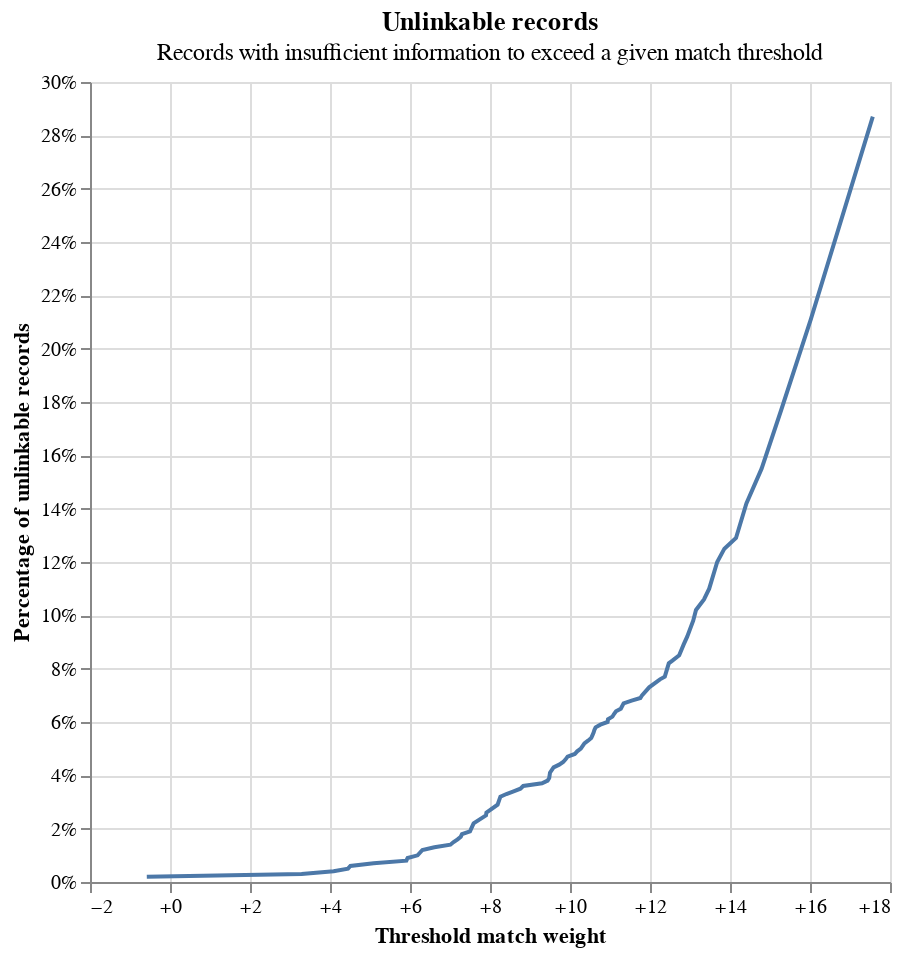

The notebook cell saved with this chart:
### Markdown cell above
# Detecting Unlinkable Records

### Code cell
linker.evaluation.unlinkables_chart()

### Figure 1 — Vega-Lite specification as saved in the notebook (floating-point values rounded to 4 significant figures)
{"config": {"view": {"continuousWidth": 400, "continuousHeight": 300}}, "layer": [{"mark": {"type": "line"}, "encoding": {"x": {"axis": {"format": "+", "title": "Threshold match weight"}, "field": "match_weight", "type": "quantitative"}, "y": {"axis": {"format": "%", "title": "Percentage of unlinkable records"}, "field": "cum_prop", "type": "quantitative"}}}, {"mark": {"type": "point"}, "encoding": {"opacity": {"condition": {"param": "x_match_weight_y_cum_prop_coords_of_mouse", "value": 1, "empty": false}, "value": 0}, "tooltip": [{"field": "match_weight", "format": "+.5", "title": "Match weight", "type": "quantitative"}, {"field": "match_probability", "format": ".5", "title": "Match probability", "type": "quantitative"}, {"field": "cum_prop", "format": ".3%", "title": "Proportion of unlinkable records", "type": "quantitative"}], "x": {"axis": {"title": "Threshold match weight"}, "field": "match_weight", "type": "quantitative"}, "y": {"axis": {"format": "%", "title": "Percentage of unlinkable records"}, "field": "cum_prop", "type": "quantitative"}}, "name": "mouse_coords"}, {"mark": {"type": "rule", "color": "gray"}, "encoding": {"x": {"field": "match_weight", "type": "quantitative"}}, "transform": [{"filter": {"param": "x_match_weight_y_cum_prop_coords_of_mouse", "empty": false}}]}, {"mark": {"type": "rule", "color": "gray"}, "encoding": {"y": {"field": "cum_prop", "type": "quantitative"}}, "transform": [{"filter": {"param": "x_match_weight_y_cum_prop_coords_of_mouse", "empty": false}}]}], "data": {"name": "data-6a3e3ca5c2af2f39ba3584a28942c6e4"}, "height": 400, "params": [{"name": "x_match_weight_y_cum_prop_coords_of_mouse", "select": {"type": "point", "fields": ["match_weight", "cum_prop"], "nearest": true, "on": "mouseover"}, "views": ["mouse_coords"]}], "title": {"text": "Unlinkable records", "subtitle": "Records with insufficient information to exceed a given match threshold"}, "width": 400, "$schema": "https://vega.github.io/schema/vega-lite/v5.9.3.json", "datasets": {"data-6a3e3ca5c2af2f39ba3584a28942c6e4": [{"match_weight": -0.58, "match_probability": 0.401, "prop": 0.002, "cum_prop": 0.002}, {"match_weight": 3.29, "match_probability": 0.9071, "prop": 0.001, "cum_prop": 0.003}, {"match_weight": 4.09, "match_probability": 0.9445, "prop": 0.001, "cum_prop": 0.004}, {"match_weight": 4.45, "match_probability": 0.9563, "prop": 0.001, "cum_prop": 0.005}, {"match_weight": 4.51, "match_probability": 0.9579, "prop": 0.001, "cum_prop": 0.006}, {"match_weight": 5.09, "match_probability": 0.9715, "prop": 0.001, "cum_prop": 0.007}, {"match_weight": 5.91, "match_probability": 0.9837, "prop": 0.001, "cum_prop": 0.008}, {"match_weight": 5.94, "match_probability": 0.9839, "prop": 0.001, "cum_prop": 0.009}, {"match_weight": 6.19, "match_probability": 0.9865, "prop": 0.001, "cum_prop": 0.01}, {"match_weight": 6.31, "match_probability": 0.9876, "prop": 0.002, "cum_prop": 0.012}, {"match_weight": 6.61, "match_probability": 0.9898, "prop": 0.001, "cum_prop": 0.013}, {"match_weight": 7.01, "match_probability": 0.9923, "prop": 0.001, "cum_prop": 0.014}, {"match_weight": 7.09, "match_probability": 0.9927, "prop": 0.001, "cum_prop": 0.015}, {"match_weight": 7.19, "match_probability": 0.9932, "prop": 0.001, "cum_prop": 0.016}, {"match_weight": 7.27, "match_probability": 0.9936, "prop": 0.001, "cum_prop": 0.017}, {"match_weight": 7.3, "match_probability": 0.9937, "prop": 0.001, "cum_prop": 0.018}, {"match_weight": 7.5, "match_probability": 0.9945, "prop": 0.001, "cum_prop": 0.019}, {"match_weight": 7.59, "match_probability": 0.9949, "prop": 0.003, "cum_prop": 0.022}, {"match_weight": 7.9, "match_probability": 0.9958, "prop": 0.003, "cum_prop": 0.025}, {"match_weight": 7.91, "match_probability": 0.9959, "prop": 0.001, "cum_prop": 0.026}, {"match_weight": 8.19, "match_probability": 0.9966, "prop": 0.003, "cum_prop": 0.029}, {"match_weight": 8.26, "match_probability": 0.9967, "prop": 0.003, "cum_prop": 0.032}, {"match_weight": 8.41, "match_probability": 0.9971, "prop": 0.001, "cum_prop": 0.033}, {"match_weight": 8.59, "match_probability": 0.9974, "prop": 0.001, "cum_prop": 0.034}, {"match_weight": 8.76, "match_probability": 0.9977, "prop": 0.001, "cum_prop": 0.035}, {"match_weight": 8.83, "match_probability": 0.9978, "prop": 0.001, "cum_prop": 0.036}, {"match_weight": 9.3, "match_probability": 0.9984, "prop": 0.001, "cum_prop": 0.037}, {"match_weight": 9.44, "match_probability": 0.9986, "prop": 0.001, "cum_prop": 0.038}, {"match_weight": 9.48, "match_probability": 0.9986, "prop": 0.001, "cum_prop": 0.039}, {"match_weight": 9.5, "match_probability": 0.9986, "prop": 0.002, "cum_prop": 0.041}, {"match_weight": 9.59, "match_probability": 0.9987, "prop": 0.002, "cum_prop": 0.043}, {"match_weight": 9.73, "match_probability": 0.9988, "prop": 0.001, "cum_prop": 0.044}, {"match_weight": 9.83, "match_probability": 0.9989, "prop": 0.001, "cum_prop": 0.045}, {"match_weight": 9.89, "match_probability": 0.999, "prop": 0.001, "cum_prop": 0.046}, {"match_weight": 9.94, "match_probability": 0.999, "prop": 0.001, "cum_prop": 0.047}, {"match_weight": 10.12, "match_probability": 0.9991, "prop": 0.001, "cum_prop": 0.048}, {"match_weight": 10.18, "match_probability": 0.9991, "prop": 0.001, "cum_prop": 0.049}, {"match_weight": 10.27, "match_probability": 0.9992, "prop": 0.001, "cum_prop": 0.05}, {"match_weight": 10.36, "match_probability": 0.9992, "prop": 0.002, "cum_prop": 0.052}, {"match_weight": 10.45, "match_probability": 0.9993, "prop": 0.001, "cum_prop": 0.053}, {"match_weight": 10.53, "match_probability": 0.9993, "prop": 0.001, "cum_prop": 0.054}, {"match_weight": 10.56, "match_probability": 0.9993, "prop": 0.001, "cum_prop": 0.055}, {"match_weight": 10.59, "match_probability": 0.9993, "prop": 0.001, "cum_prop": 0.056}, {"match_weight": 10.61, "match_probability": 0.9994, "prop": 0.001, "cum_prop": 0.057}, {"match_weight": 10.64, "match_probability": 0.9994, "prop": 0.001, "cum_prop": 0.058}, {"match_weight": 10.76, "match_probability": 0.9994, "prop": 0.001, "cum_prop": 0.059}, {"match_weight": 10.94, "match_probability": 0.9995, "prop": 0.001, "cum_prop": 0.06}, {"match_weight": 10.95, "match_probability": 0.9995, "prop": 0.001, "cum_prop": 0.061}, {"match_weight": 11.06, "match_probability": 0.9995, "prop": 0.001, "cum_prop": 0.062}, {"match_weight": 11.1, "match_probability": 0.9996, "prop": 0.001, "cum_prop": 0.063}, {"match_weight": 11.15, "match_probability": 0.9996, "prop": 0.001, "cum_prop": 0.064}, {"match_weight": 11.27, "match_probability": 0.9996, "prop": 0.001, "cum_prop": 0.065}, {"match_weight": 11.34, "match_probability": 0.9996, "prop": 0.002, "cum_prop": 0.067}, {"match_weight": 11.54, "match_probability": 0.9997, "prop": 0.001, "cum_prop": 0.068}, {"match_weight": 11.76, "match_probability": 0.9997, "prop": 0.001, "cum_prop": 0.069}, {"match_weight": 11.8, "match_probability": 0.9997, "prop": 0.001, "cum_prop": 0.07}, {"match_weight": 11.98, "match_probability": 0.9998, "prop": 0.003, "cum_prop": 0.073}, {"match_weight": 12.25, "match_probability": 0.9998, "prop": 0.003, "cum_prop": 0.076}, {"match_weight": 12.37, "match_probability": 0.9998, "prop": 0.001, "cum_prop": 0.077}, {"match_weight": 12.47, "match_probability": 0.9998, "prop": 0.005, "cum_prop": 0.082}, {"match_weight": 12.56, "match_probability": 0.9998, "prop": 0.001, "cum_prop": 0.083}, {"match_weight": 12.73, "match_probability": 0.9999, "prop": 0.002, "cum_prop": 0.085}, {"match_weight": 12.84, "match_probability": 0.9999, "prop": 0.004, "cum_prop": 0.089}, {"match_weight": 12.93, "match_probability": 0.9999, "prop": 0.003, "cum_prop": 0.092}, {"match_weight": 13.08, "match_probability": 0.9999, "prop": 0.006, "cum_prop": 0.098}, {"match_weight": 13.15, "match_probability": 0.9999, "prop": 0.004, "cum_prop": 0.102}, {"match_weight": 13.35, "match_probability": 0.9999, "prop": 0.004, "cum_prop": 0.106}, {"match_weight": 13.48, "match_probability": 0.9999, "prop": 0.004, "cum_prop": 0.11}, {"match_weight": 13.68, "match_probability": 0.9999, "prop": 0.01, "cum_prop": 0.12}, {"match_weight": 13.86, "match_probability": 0.9999, "prop": 0.005, "cum_prop": 0.125}, {"match_weight": 14.15, "match_probability": 0.9999, "prop": 0.004, "cum_prop": 0.129}, {"match_weight": 14.41, "match_probability": 1.0, "prop": 0.013, "cum_prop": 0.142}, {"match_weight": 14.79, "match_probability": 1.0, "prop": 0.013, "cum_prop": 0.155}, {"match_weight": 15.28, "match_probability": 1.0, "prop": 0.022, "cum_prop": 0.177}, {"match_weight": 16.02, "match_probability": 1.0, "prop": 0.034, "cum_prop": 0.211}, {"match_weight": 17.57, "match_probability": 1.0, "prop": 0.076, "cum_prop": 0.287}]}}
